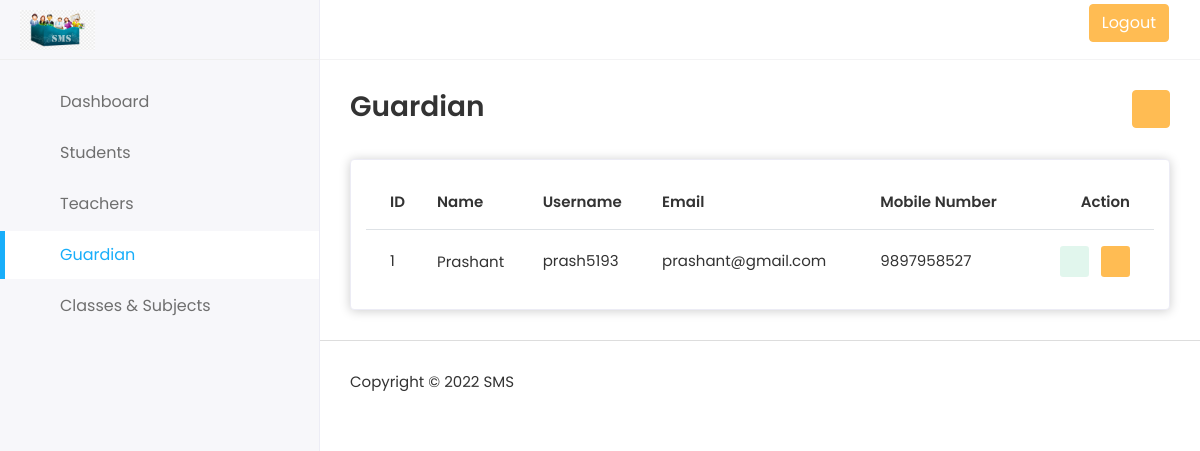
/guardian.php (signed in), run on an earlier commit of the app's database.
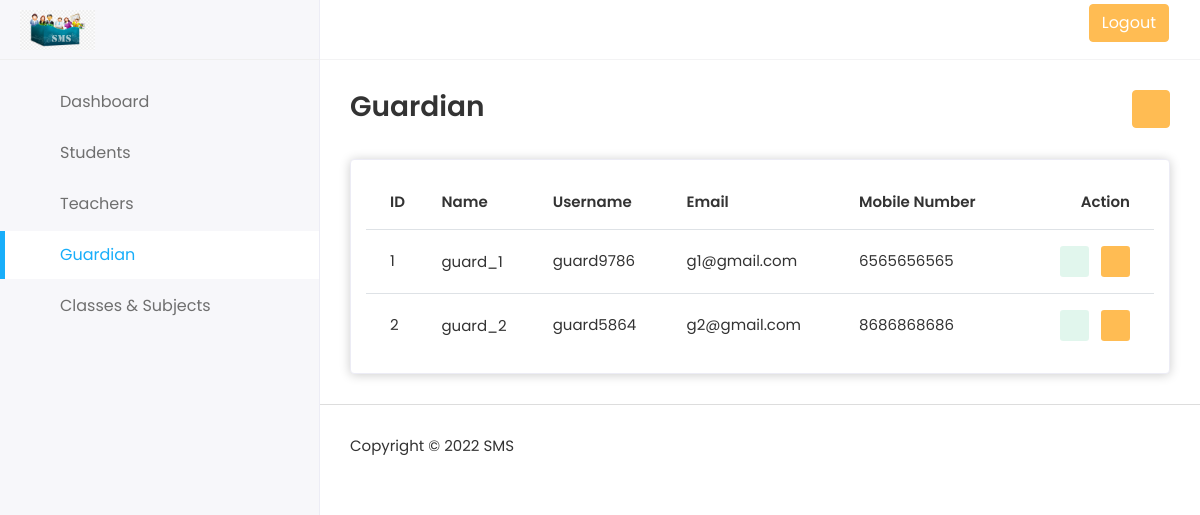
And on a later commit of the database.
### tables this page shows
CREATE TABLE `tbl_user` (
  `user_id` int(11) NOT NULL,
  `std_guardian_id` int(11) NOT NULL,
  `std_teacher_id` int(11) NOT NULL,
  `std_class_id` int(11) NOT NULL,
  `std_subject_id` varchar(100) NOT NULL,
  `user_name` varchar(100) NOT NULL,
  `user_password` varchar(100) NOT NULL,
  `name` varchar(100) NOT NULL,
  `email` varchar(100) NOT NULL,
  `dob` varchar(100) DEFAULT NULL,
  `doj` varchar(100) DEFAULT NULL,
  `mobile` varchar(15) NOT NULL,
  `gender` enum('M','F') DEFAULT NULL,
  `user_role` enum('P','T','G','S') NOT NULL,
  `user_status` enum('Active','Inactive') NOT NULL DEFAULT 'Active',
  `created_date` timestamp NOT NULL DEFAULT CURRENT_TIMESTAMP ON UPDATE CURRENT_TIMESTAMP,
  `updated_date` varchar(100) NOT NULL
);

### guardian.php (the view, shortened to what this page needs)
<?php
include("admin-header.php");
include("admin-sidebar.php");
?>
      <div class="page-wrapper">
        <div class="content container-fluid">
          <div class="page-header">
            <div class="row align-items-center">
              <div class="col">
                <h3 class="page-title">Guardian</h3>
              </div>
              <div class="col-auto text-end float-end ms-auto">
               <a href="add-guardian.php" class="btn btn-primary"
                  ><i class="fas fa-plus"></i
                ></a>
              </div>
            </div>
          </div>
          <div class="row">
            <div class="col-sm-12">
              <div class="card card-table">
                <div class="card-body">
                  <div class="table-responsive">
                    <table
                      class="table table-hover table-center mb-0 "
                    >
                      <thead>
                        <tr>
                          <th>ID</th>
                          <th>Name</th>
                          <th>Username</th>
                          <th>Email</th>
                          <th>Mobile Number</th>
                          <th class="text-end">Action</th>
                        </tr>
                      </thead>
                      <tbody>
                      <?php
                      $std = "SELECT * FROM tbl_user WHERE 1 AND user_role='G'";
                        $res=mysqli_query($con,$std);
                        if ($res>0)
                        {
                          $i=1;
                        while($result = mysqli_fetch_array($res))
                        {
                        ?>
                        <tr>
                          <td><?php echo $i ?></td>
                          <td>
                            <h2 class="table-avatar">
                              <a href=""><?=$result['name']?></a>
                            </h2>
                          </td>
                          <td><?=$result['user_name']?></td>
                          <td><?=$result['email']?></td>
                          <td><?=$result['mobile']?></td>
                          <td class="text-end">
                            <div class="actions">
                              <a
                                href="edit-guardian.php?EditGId=<?php echo $result['user_id'] ?>"
                                class="btn btn-sm bg-success-light me-2"
                              >
                                <i class="fas fa-pen"></i>
                              </a>
                              <a href="guardian.php?DelID=<?=$result['user_id']?>" class="btn btn-sm bg-danger-light">
                                <i class="fas fa-trash"></i>
                              </a>
                            </div>
                          </td>
                        </tr>
                        <?php $i++;}}?>
                      </tbody>
                    </table>
                  </div>
                </div>
              </div>
            </div>
          </div>
        </div>
<?php include("admin-footer.php") ?>

### admin-header.php (shortened to what this page needs)
<?php
$page_name=basename($_SERVER['PHP_SELF'],'.php');
?>
<!DOCTYPE html>
<html lang="en">
<head>
    <link
      rel="stylesheet"
      href="assets/plugins/bootstrap/css/bootstrap.min.css"
    />
    <link
      rel="stylesheet"
      href="assets/plugins/fontawesome/css/fontawesome.min.css"
    />
    <link rel="stylesheet" href="assets/plugins/fontawesome/css/all.min.css" />
    <link
      rel="stylesheet"
      href="assets/plugins/datatables/datatables.min.css"
    />
    <link rel="stylesheet" href="assets/css/style.css" />
  </head>
  <body>
    <div class="main-wrapper">
      <div class="header">
        <div class="header-left">
          <a href="index.html" class="logo">
            <img src="assets/img/logo.png" alt="Logo" />
          </a>
        </div>
        <a href="javascript:void(0);" id="toggle_btn">
          <i class="fas fa-align-left"></i>
        </a>
        <ul class="nav user-menu">
             <li class="">
              <span><a class="dropdown-item" href="logout.php"><button type="button" class="btn btn-primary">Logout</button></a></span>
          </li>
        </ul>
      </div>

### admin-sidebar.php (shortened to what this page needs)
<div class="sidebar" id="sidebar">
    <div class="sidebar-inner slimscroll">
      <div id="sidebar-menu" class="sidebar-menu">
    <ul>
       <li <?php if($page_name=='index'){ ?> class="submenu active" <?php }else{?> class="submenu"<?php }?>>
             <li><a href="index.php"><i class="fas fa-users"></i> <span>Dashboard</span></a></li>
   </li>
          <?php
       if($_SESSION['user_role']=='P')
       {
?>
          <li <?php if($page_name=='students' || $page_name=='add-student' || $page_name=='edit-student'  ){ ?> class="submenu active" <?php }else{?> class="submenu"<?php }?>>
            <a href="#"
              ><i class="fas fa-user-graduate"></i> <span> Students </span>
              <span class="menu-arrow"></span
            ></a>
          </li>
          <li <?php if($page_name=='teachers' || $page_name=='add-teacher' || $page_name=='edit-teacher'  ){ ?> class="submenu active" <?php }else{?> class="submenu"<?php }?>>
            <a href="#"
              ><i class="fas fa-chalkboard-teacher"></i>
              <span> Teachers</span> <span class="menu-arrow"></span
            ></a>
          </li>
          <li   <?php if($page_name=='guardian' || $page_name=='add-guardian' || $page_name=='edit-guardian'  ){ ?> class="submenu active" <?php }else{?> class="submenu"<?php }?>>
            <a href="#"
              ><i class="fas fa-building"></i> <span> Guardian</span>
              <span class="menu-arrow"></span
            ></a>
          </li>
          <li <?php if($page_name=='class' || $page_name=='add-class'|| $page_name=='edit-class' || $page_name=='edit-subject' || $page_name=='subjects'  || $page_name=='add-subject' ){ ?> class="submenu active" <?php }else{?> class="submenu"<?php }?>>
            <a href="#"
              ><i class="fas fa-book-reader"></i> <span> Classes & Subjects</span>
              <span class="menu-arrow"></span
            ></a>
          </li>
          <?php }?>
        </ul>
      </div>
    </div>
  </div>

### admin-footer.php (shortened to what this page needs)
    <footer>
        <p>Copyright © 2022 SMS</p>
      </footer>
    </div>
  </div>
</body>
 </html>

### admin-header.php (style rules this page uses)
i { font-weight: 900; font-family: 'Font Awesome 5 Free'; }

What changed in the data, as far as the page shows it:
removed tbl_user: name "Prashant", user_name "prash5193", email "prashant@gmail.com", mobile "9897958527"
added tbl_user: name "guard_1", user_name "guard9786", email "g1@gmail.com", mobile "6565656565"
added tbl_user: name "guard_2", user_name "guard5864", email "g2@gmail.com", mobile "8686868686"
